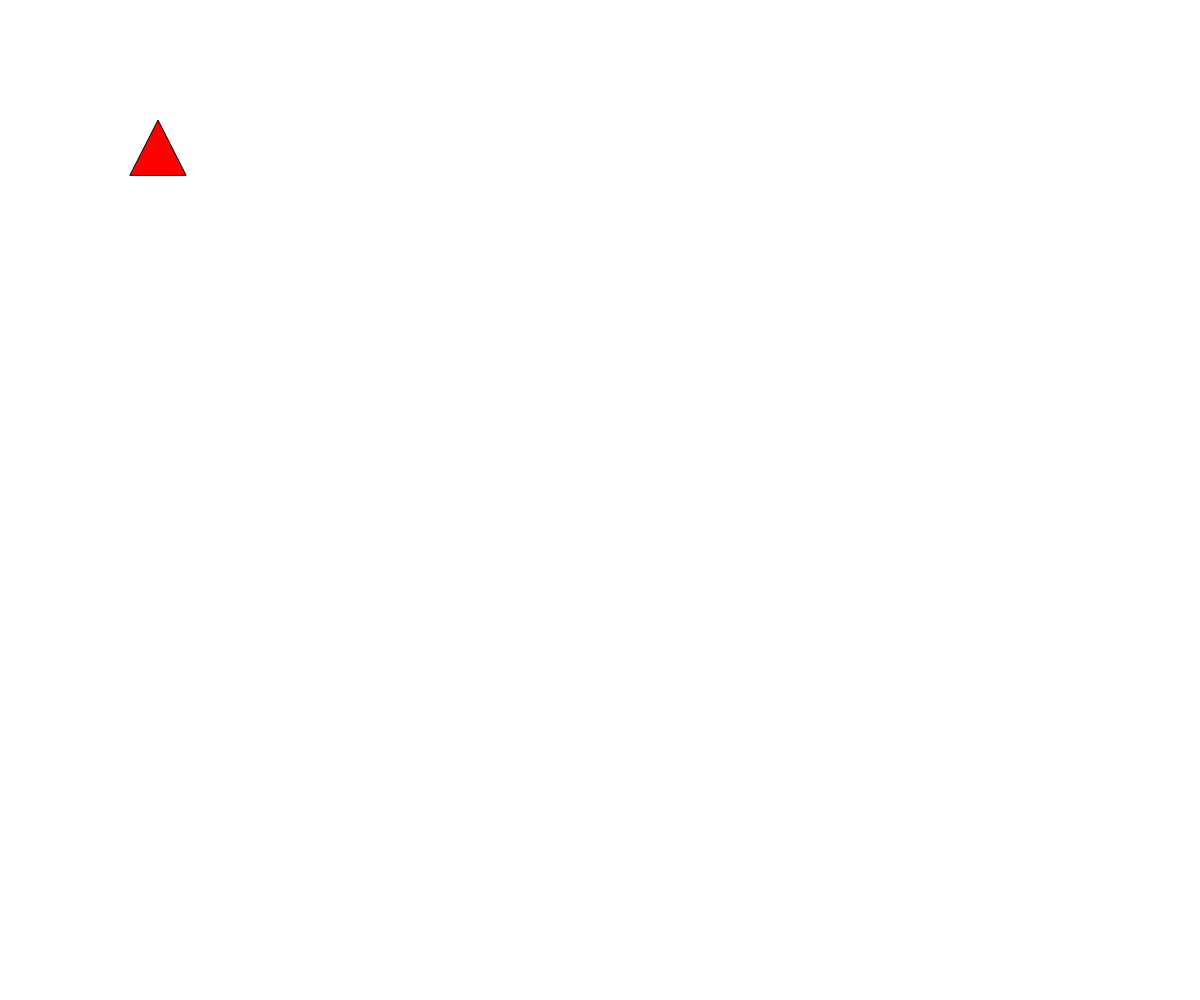
Frame 1 (no input)
Frame 60 (no input): identical to frame 1, image omitted
Frame 120 (the mouse pressed at the canvas centre since frame 60): identical to frame 1, image omitted

The p5.js sketch that drew this single still picture (run headless with seeded random() and noise() and a simulated clock; from frame 60 on, the mouse is pressed at the canvas centre):

// p5.js sketch
// ── sketch.js
let x = 100;
let y = 100;



function setup() {
  createCanvas(windowWidth,windowHeight,);
  fill(255, 0, 0);
}


 
function draw() {  
  if (keyIsDown(LEFT_ARROW)) {
    x -= 5;
  }

  if (keyIsDown(RIGHT_ARROW)) {
    x += 5;
  }

  if (keyIsDown(UP_ARROW)) {
    y -= 5;
  }

 
  clear();

  triangle(x+30, y+75, x+58, y+20, x+86, y+75);
}
